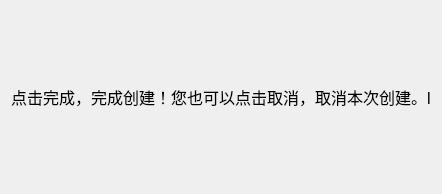
<?xml version="1.0" encoding="UTF-8"?>
<ui version="4.0">
 <class>ConfirmPage</class>
 <widget class="QWizardPage" name="ConfirmPage">
  <property name="geometry">
   <rect>
    <x>0</x>
    <y>0</y>
    <width>327</width>
    <height>194</height>
   </rect>
  </property>
  <property name="windowTitle">
   <string>WizardPage</string>
  </property>
  <layout class="QGridLayout" name="gridLayout">
   <item row="0" column="0">
    <layout class="QVBoxLayout" name="verticalLayout">
     <item>
      <widget class="QLabel" name="label">
       <property name="font">
        <font>
         <pointsize>12</pointsize>
        </font>
       </property>
       <property name="text">
        <string>点击完成，完成创建！您也可以点击取消，取消本次创建。l</string>
       </property>
      </widget>
     </item>
    </layout>
   </item>
  </layout>
 </widget>
 <resources/>
 <connections/>
</ui>
